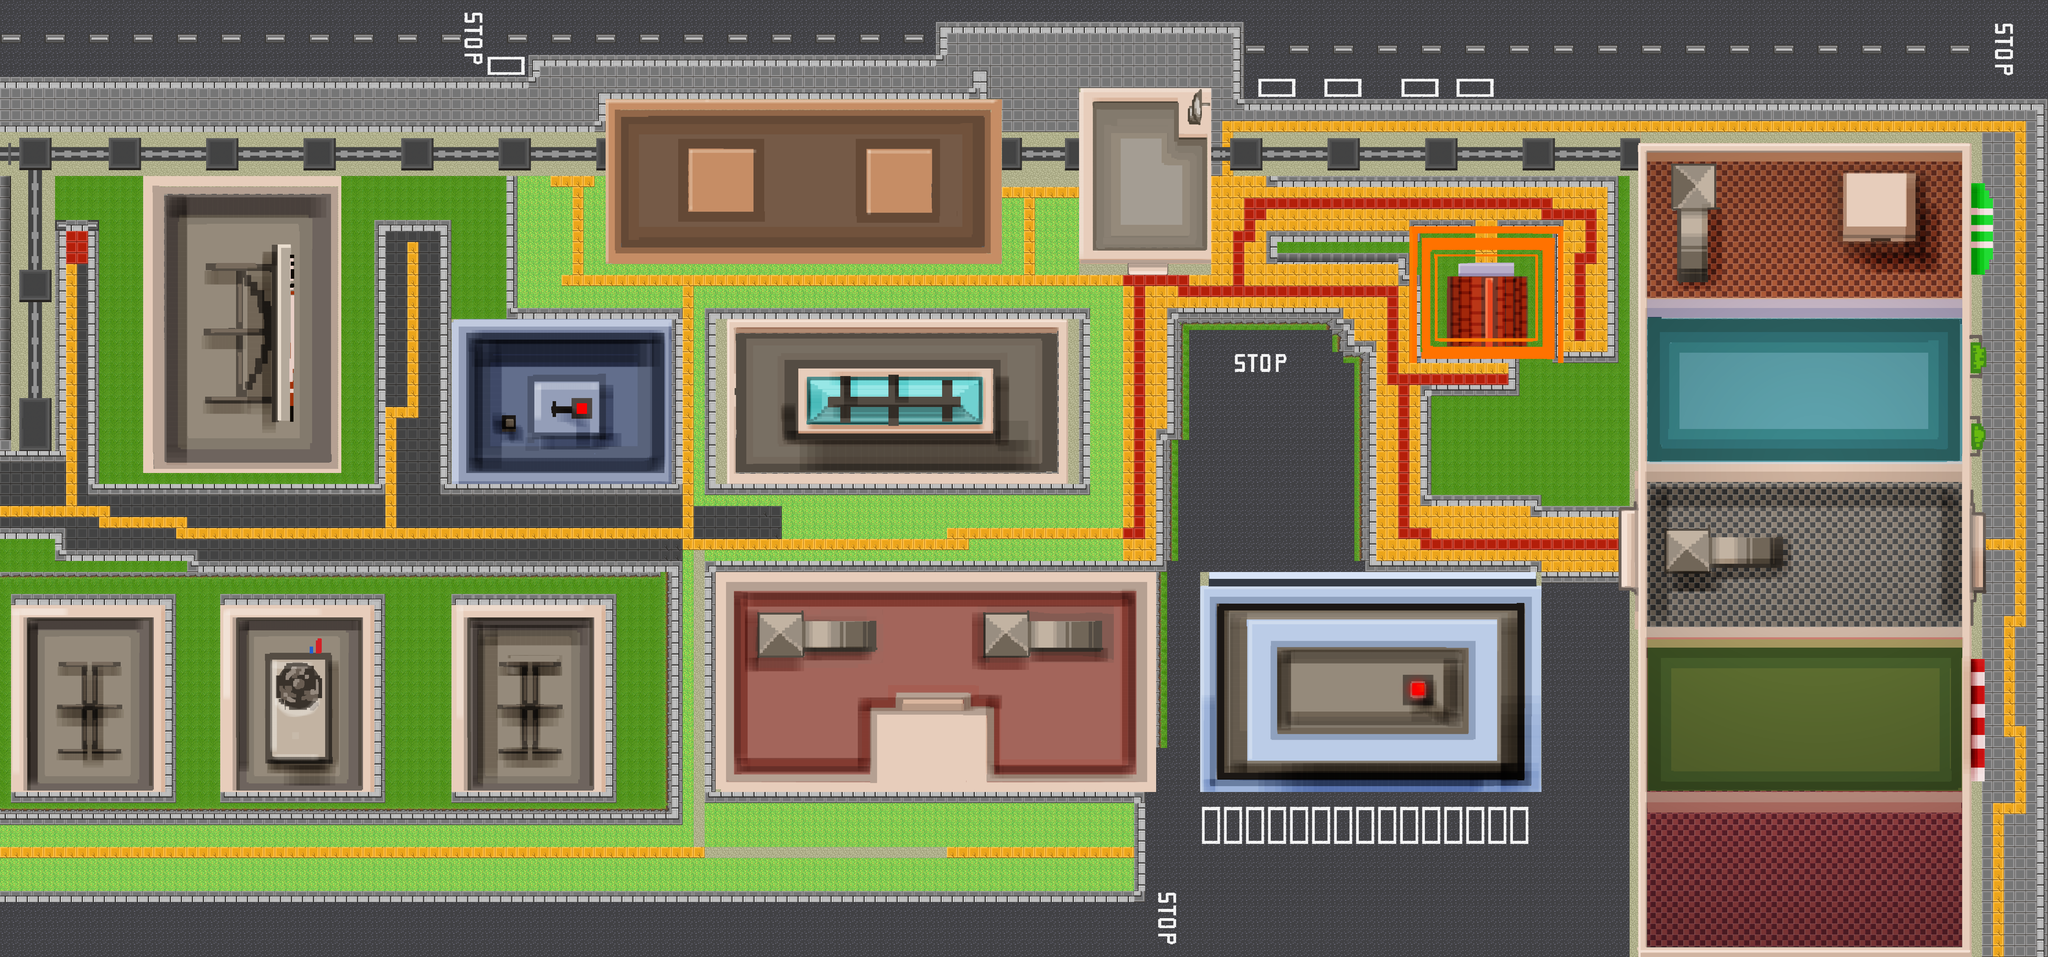

Rendered tile map (Tiled .tmx) drawn with the repository's tilesets; below, a short description and the map source with its tile grids summarised:
An orthogonal 186x87 tile map with 32x32 px tiles, 16 tile layers (Ground, Road Obj, Roof Obj, apart_1, ...), 15 tilesets and 209 objects (52x animate, 40x npc, 5x player, 2x goal).

<map version="1.0" orientation="orthogonal" width="186" height="87" tilewidth="32" tileheight="32">
 <tileset firstgid="1" source="desert.tsx" />
 <tileset firstgid="49" name="metro" tilewidth="32" tileheight="32">
  <image source="metro.png" width="320" height="480" />
 </tileset>
 <tileset firstgid="199" name="building_7" tilewidth="32" tileheight="32">
  <image source="building_7.png" width="1105" height="2383" />
 </tileset>
 <tileset firstgid="2715" name="apart_1" tilewidth="32" tileheight="32">
  <image source="apart_1.png" width="452" height="575" />
 </tileset>
 <tileset firstgid="2953" name="apart_2" tilewidth="32" tileheight="32">
  <image source="apart_2.png" width="452" height="575" />
 </tileset>
 <tileset firstgid="3191" name="apart_3" tilewidth="32" tileheight="32">
  <image source="apart_3.png" width="452" height="575" />
 </tileset>
 <tileset firstgid="3429" name="building_1" tilewidth="32" tileheight="32">
  <image source="building_1.png" width="993" height="493" />
 </tileset>
 <tileset firstgid="3894" name="building_2" tilewidth="32" tileheight="32">
  <image source="building_2.png" width="659" height="488" />
 </tileset>
 <tileset firstgid="4194" name="building_3" tilewidth="32" tileheight="32">
  <image source="building_3.png" width="1153" height="480" />
 </tileset>
 <tileset firstgid="4734" name="building_4" tilewidth="32" tileheight="32">
  <image source="building_4.png" width="414" height="547" />
 </tileset>
 <tileset firstgid="4938" name="building_5" tilewidth="32" tileheight="32">
  <image source="building_5.png" width="1281" height="640" />
 </tileset>
 <tileset firstgid="5738" name="building_6" tilewidth="32" tileheight="32">
  <image source="building_6.png" width="994" height="653" />
 </tileset>
 <tileset firstgid="6358" name="building_8" tilewidth="32" tileheight="32">
  <image source="building_8.png" width="597" height="881" />
 </tileset>
 <tileset firstgid="6844" name="goal" tilewidth="32" tileheight="32">
  <image source="goal.png" width="452" height="438" />
 </tileset>
 <tileset firstgid="7026" name="wall" tilewidth="32" tileheight="32">
  <image source="wall.png" width="1760" height="964" />
 </tileset>
 <layer name="Ground" width="186" height="87">
  <data>[16182 cells, 16182 non-empty, 1 distinct tile ids]</data>
 </layer>
 <layer name="Road Obj" width="186" height="87">
  <data>[16182 cells, 9075 non-empty, 72 distinct tile ids]</data>
 </layer>
 <layer name="Roof Obj" width="186" height="87">
  <data>[16182 cells, 248 non-empty, 248 distinct tile ids]</data>
 </layer>
 <objectgroup name="collisions" width="186" height="87">
  <object x="0" y="399" width="1759" height="93" />
  <object x="4" y="492" width="139" height="804" />
  <object x="434" y="495" width="541" height="864" />
  <object x="1328" y="940" width="627" height="450" />
  <object x="1776" y="308" width="1120" height="444" />
  <object x="2912" y="401" width="222" height="80" />
  <object x="3152" y="300" width="356" height="456" />
  <object x="3584" y="394" width="1236" height="88" />
  <object x="4744" y="400" width="968" height="447" />
  <object x="4144" y="689" width="123" height="237" />
  <object x="4376" y="689" width="117" height="237" />
  <object x="4145" y="929" width="350" height="78" />
  <object x="4755" y="883" width="953" height="443" />
  <object x="4755" y="1363" width="955" height="123" />
  <object x="4771" y="1484" width="924" height="19" />
  <object x="4769" y="1664" width="924" height="16" />
  <object x="4755" y="1680" width="956" height="127" />
  <object x="4753" y="1840" width="956" height="447" />
  <object x="4755" y="2321" width="955" height="459" />
  <object x="3507" y="1715" width="956" height="571" />
  <object x="2100" y="1681" width="1241" height="604" />
  <object x="1333" y="1748" width="439" height="571" />
  <object x="661" y="1748" width="440" height="569" />
  <object x="52" y="1747" width="440" height="569" />
  <object x="0" y="1664" width="1951" height="16" />
  <object x="0" y="2351" width="1951" height="15" />
  <object x="1937" y="1681" width="15" height="668" />
  <object x="2128" y="945" width="958" height="444" />
  <object x="0" y="2376" width="1972" height="7" />
  <object x="1" y="2606" width="3313" height="7" />
  <object x="1967" y="1647" width="9" height="731" />
  <object x="0" y="1548" width="179" height="10" />
  <object x="173" y="1560" width="9" height="57" />
  <object x="185" y="1611" width="378" height="10" />
  <object x="558" y="1623" width="7" height="29" />
  <object x="569" y="1646" width="1398" height="7" />
  <object x="1" y="237" width="1556" height="6" />
  <object x="0" y="365" width="1746" height="7" />
  <object x="1550" y="174" width="7" height="62" />
  <object x="1558" y="174" width="1182" height="6" />
  <object x="1741" y="269" width="7" height="94" />
  <object x="1750" y="268" width="1085" height="7" />
  <object x="2734" y="78" width="6" height="94" />
  <object x="2742" y="78" width="862" height="6" />
  <object x="2828" y="206" width="8" height="59" />
  <object x="2838" y="205" width="31" height="7" />
  <object x="2862" y="213" width="6" height="74" />
  <object x="3596" y="86" width="7" height="222" />
  <object x="3602" y="302" width="2337" height="8" />
  <object x="5934" y="312" width="6" height="2472" />
  <object x="3694" y="490" width="7" height="41" />
  <object x="3704" y="525" width="987" height="10" />
  <object x="4685" y="535" width="7" height="508" />
  <object x="4523" y="655" width="9" height="388" />
  <object x="4532" y="1037" width="154" height="8" />
  <object x="4399" y="653" width="127" height="7" />
  <object x="4397" y="659" width="9" height="13" />
  <object x="4237" y="653" width="8" height="20" />
  <object x="4111" y="654" width="124" height="7" />
  <object x="4111" y="663" width="8" height="28" />
  <object x="3695" y="686" width="415" height="7" />
  <object x="3694" y="695" width="8" height="61" />
  <object x="3703" y="749" width="381" height="10" />
  <object x="4078" y="759" width="9" height="59" />
  <object x="4087" y="811" width="29" height="9" />
  <object x="4107" y="821" width="9" height="223" />
  </objectgroup>
 <objectgroup name="objects" width="186" height="87">
  <!-- 99 objects omitted --></objectgroup>
 <layer name="apart_1" width="186" height="87">
  <data>[16182 cells, 238 non-empty, 238 distinct tile ids]</data>
 </layer>
 <layer name="apart_2" width="186" height="87">
  <data>[16182 cells, 238 non-empty, 238 distinct tile ids]</data>
 </layer>
 <layer name="apart_3" width="186" height="87">
  <data>[16182 cells, 238 non-empty, 238 distinct tile ids]</data>
 </layer>
 <layer name="wall" width="186" height="87">
  <data>[16182 cells, 508 non-empty, 316 distinct tile ids]</data>
 </layer>
 <layer name="building_1" width="186" height="87">
  <data>[16182 cells, 465 non-empty, 465 distinct tile ids]</data>
 </layer>
 <layer name="building_2" width="186" height="87">
  <data>[16182 cells, 300 non-empty, 300 distinct tile ids]</data>
 </layer>
 <layer name="building_3" width="186" height="87">
  <data>[16182 cells, 540 non-empty, 540 distinct tile ids]</data>
 </layer>
 <layer name="building_4" width="186" height="87">
  <data>[16182 cells, 204 non-empty, 204 distinct tile ids]</data>
 </layer>
 <layer name="building_5" width="186" height="87">
  <data>[16182 cells, 800 non-empty, 800 distinct tile ids]</data>
 </layer>
 <layer name="building_6" width="186" height="87">
  <data>[16182 cells, 620 non-empty, 620 distinct tile ids]</data>
 </layer>
 <layer name="building_7" width="186" height="87">
  <data>[16182 cells, 2268 non-empty, 2268 distinct tile ids]</data>
 </layer>
 <layer name="building_8" width="186" height="87">
  <data>[16182 cells, 486 non-empty, 486 distinct tile ids]</data>
 </layer>
 <layer name="home" width="186" height="87">
  <data>[16182 cells, 182 non-empty, 182 distinct tile ids]</data>
 </layer>
</map>
<!-- 143 of 209 objects omitted -->
